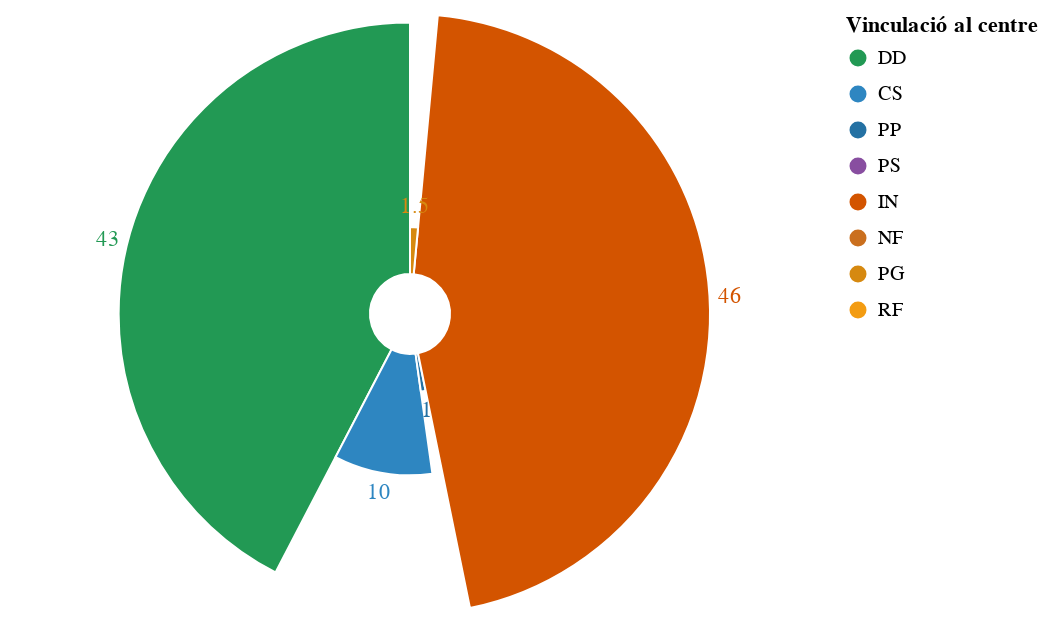

Notebook code cell kept with this figure:
### Markdown cell above
### Destinació curs 2022-2023

Destinació del professorat als centres curs 2022-2023 a les comarques gironines.

### Code cell
import altair as alt

# Tipus i colors de les destinacions
destinacions = ["DD", "CS", "PP", "PS", "IN", "NF", "PG", "RF"]
colors = ['#229954', '#2E86C1', '#2471A3', '#884EA0', '#D35400', '#CA6F1E', '#D68910', '#F39C12', '#D4AC0D']

# Taula curs, municipi, destinació, Dotació
data = pd.melt(df_girona[df_girona.Curs=="2021-2022"], id_vars=[], value_vars=destinacions, var_name="Destinació", value_name="Dotació").dropna()

# Camp addicional per a ordenació manual
data['order'] = data['Destinació'].replace(
    {val: i for i, val in enumerate(destinacions)}
)

base = alt.Chart(data).encode(
    theta=alt.Theta("sum(Dotació):Q", stack=True),
    radius=alt.Radius("sum(Dotació)", scale=alt.Scale(type="sqrt", zero=True, rangeMin=20)),
    color=alt.Color("Destinació", title="Vinculació al centre", scale=alt.Scale(domain=destinacions, range=colors)),
)

c1 = base.mark_arc(innerRadius=20, stroke="#fff")

c2 = base.mark_text(radiusOffset=10).encode(text="sum(Dotació):Q")

alt.layer(c1, c2)

### Figure 1 — Vega-Lite specification as saved in the notebook (floating-point values rounded to 4 significant figures)
{"config": {"view": {"continuousWidth": 400, "continuousHeight": 300}}, "layer": [{"mark": {"type": "arc", "innerRadius": 20, "stroke": "#fff"}, "encoding": {"color": {"field": "Destinació", "scale": {"domain": ["DD", "CS", "PP", "PS", "IN", "NF", "PG", "RF"], "range": ["#229954", "#2E86C1", "#2471A3", "#884EA0", "#D35400", "#CA6F1E", "#D68910", "#F39C12", "#D4AC0D"]}, "title": "Vinculació al centre", "type": "nominal"}, "radius": {"aggregate": "sum", "field": "Dotació", "scale": {"rangeMin": 20, "type": "sqrt", "zero": true}, "type": "quantitative"}, "theta": {"aggregate": "sum", "field": "Dotació", "stack": true, "type": "quantitative"}}}, {"mark": {"type": "text", "radiusOffset": 10}, "encoding": {"color": {"field": "Destinació", "scale": {"domain": ["DD", "CS", "PP", "PS", "IN", "NF", "PG", "RF"], "range": ["#229954", "#2E86C1", "#2471A3", "#884EA0", "#D35400", "#CA6F1E", "#D68910", "#F39C12", "#D4AC0D"]}, "title": "Vinculació al centre", "type": "nominal"}, "radius": {"aggregate": "sum", "field": "Dotació", "scale": {"rangeMin": 20, "type": "sqrt", "zero": true}, "type": "quantitative"}, "text": {"aggregate": "sum", "field": "Dotació", "type": "quantitative"}, "theta": {"aggregate": "sum", "field": "Dotació", "stack": true, "type": "quantitative"}}}], "data": {"name": "data-aea0a92aa8961b70d8f7c27268857a5c"}, "$schema": "https://vega.github.io/schema/vega-lite/v4.17.0.json", "datasets": {"data-aea0a92aa8961b70d8f7c27268857a5c": [{"Destinació": "DD", "Dotació": 3.0, "order": 0}, {"Destinació": "DD", "Dotació": 3.0, "order": 0}, {"Destinació": "DD", "Dotació": 6.0, "order": 0}, {"Destinació": "DD", "Dotació": 3.0, "order": 0}, {"Destinació": "DD", "Dotació": 3.0, "order": 0}, {"Destinació": "DD", "Dotació": 3.0, "order": 0}, {"Destinació": "DD", "Dotació": 3.0, "order": 0}, {"Destinació": "DD", "Dotació": 2.0, "order": 0}, {"Destinació": "DD", "Dotació": 3.0, "order": 0}, {"Destinació": "DD", "Dotació": 3.0, "order": 0}, {"Destinació": "DD", "Dotació": 1.0, "order": 0}, {"Destinació": "DD", "Dotació": 2.0, "order": 0}, {"Destinació": "DD", "Dotació": 4.0, "order": 0}, {"Destinació": "DD", "Dotació": 1.0, "order": 0}, {"Destinació": "DD", "Dotació": 1.0, "order": 0}, {"Destinació": "DD", "Dotació": 1.0, "order": 0}, {"Destinació": "DD", "Dotació": 1.0, "order": 0}, {"Destinació": "CS", "Dotació": 2.0, "order": 1}, {"Destinació": "CS", "Dotació": 2.0, "order": 1}, {"Destinació": "CS", "Dotació": 1.0, "order": 1}, {"Destinació": "CS", "Dotació": 2.0, "order": 1}, {"Destinació": "CS", "Dotació": 3.0, "order": 1}, {"Destinació": "PP", "Dotació": 1.0, "order": 2}, {"Destinació": "IN", "Dotació": 1.0, "order": 4}, {"Destinació": "IN", "Dotació": 4.0, "order": 4}, {"Destinació": "IN", "Dotació": 1.0, "order": 4}, {"Destinació": "IN", "Dotació": 4.0, "order": 4}, {"Destinació": "IN", "Dotació": 0.5, "order": 4}, {"Destinació": "IN", "Dotació": 2.5, "order": 4}, {"Destinació": "IN", "Dotació": 3.0, "order": 4}, {"Destinació": "IN", "Dotació": 2.5, "order": 4}, {"Destinació": "IN", "Dotació": 2.0, "order": 4}, {"Destinació": "IN", "Dotació": 3.0, "order": 4}, {"Destinació": "IN", "Dotació": 5.0, "order": 4}, {"Destinació": "IN", "Dotació": 2.0, "order": 4}, {"Destinació": "IN", "Dotació": 1.0, "order": 4}, {"Destinació": "IN", "Dotació": 1.5, "order": 4}, {"Destinació": "IN", "Dotació": 2.0, "order": 4}, {"Destinació": "IN", "Dotació": 1.0, "order": 4}, {"Destinació": "IN", "Dotació": 1.0, "order": 4}, {"Destinació": "IN", "Dotació": 2.0, "order": 4}, {"Destinació": "IN", "Dotació": 2.0, "order": 4}, {"Destinació": "IN", "Dotació": 2.0, "order": 4}, {"Destinació": "IN", "Dotació": 3.0, "order": 4}, {"Destinació": "PG", "Dotació": 0.5, "order": 6}, {"Destinació": "PG", "Dotació": 1.0, "order": 6}]}}
